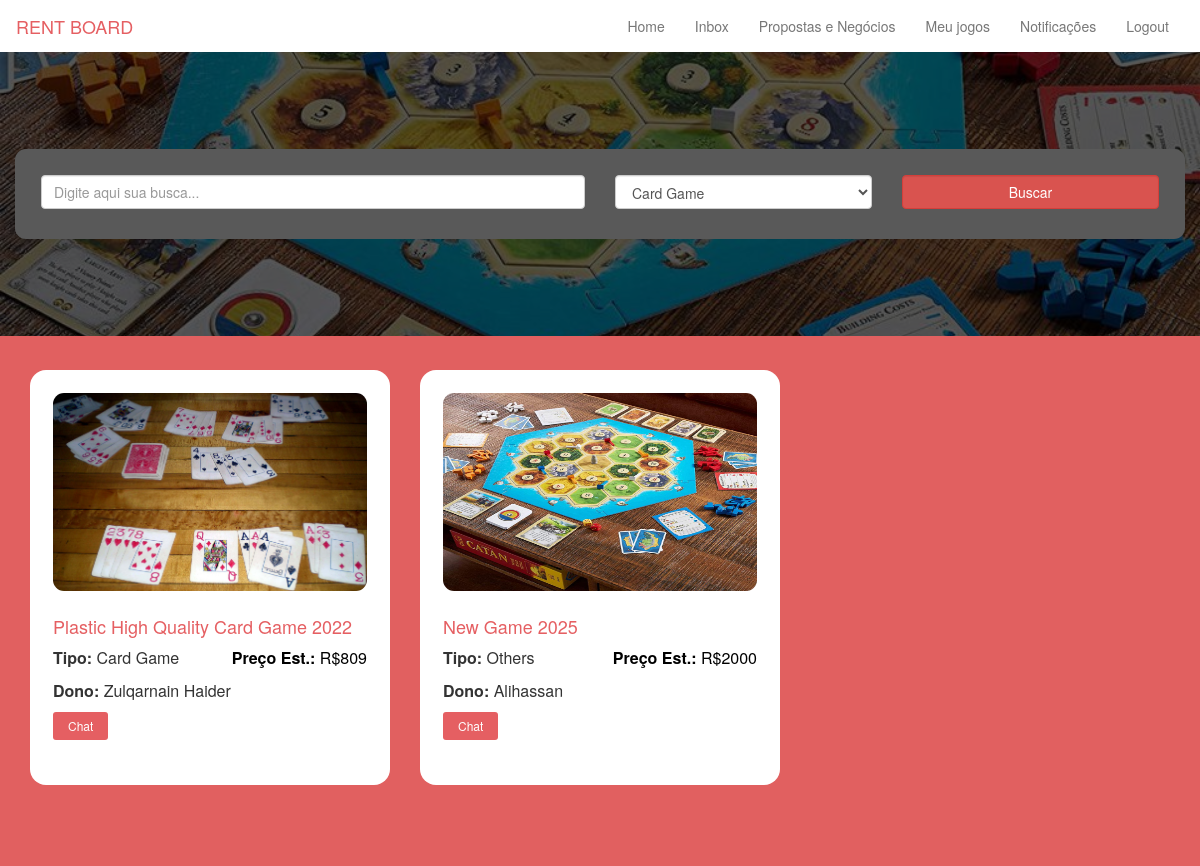
Screenshot of /index.php (signed in) with the database file from the repository.
### tables this page shows
CREATE TABLE `products` (
  `id` int(11) NOT NULL,
  `cat_id` int(11) NOT NULL,
  `pro_name` varchar(255) NOT NULL,
  `user_id` int(11) NOT NULL,
  `pro_price` varchar(255) NOT NULL,
  `pro_image` varchar(255) NOT NULL,
  `status` int(11) NOT NULL,
  `created_at` timestamp NOT NULL DEFAULT CURRENT_TIMESTAMP ON UPDATE CURRENT_TIMESTAMP
);

CREATE TABLE `categories` (
  `id` int(11) NOT NULL,
  `name` varchar(255) NOT NULL
);

### index.php (the view, shortened to what this page needs)
<?php
include('database_connection.php');
?>
<html>
    <head>
		<link rel="stylesheet" href="//code.jquery.com/ui/1.12.1/themes/base/jquery-ui.css">
        <link rel="stylesheet" href="https://maxcdn.bootstrapcdn.com/bootstrap/3.3.7/css/bootstrap.min.css">
        <link rel="stylesheet" href="https://cdn.rawgit.com/mervick/emojionearea/master/dist/emojionearea.min.css">
        <link rel="stylesheet" href="assets/style.css">
    </head>
    <body>
	<?php include("includes/header.php") ?>
	<section class="games_sec">
		<div class="container">
			<div class="row">
			<?php
				$query = "SELECT * FROM products WHERE status='0'";
				$statement = $connect->prepare($query);
				$statement->execute();
				$result = $statement->fetchAll();
				foreach($result as $row)
				{
					$category_id=$row['cat_id'];
					$user_id=$row['user_id'];
					$getCat=mySQLi_query($connDb,"SELECT * from categories where id='$category_id'");
					$getCatrow=mySQLi_fetch_array($getCat);
					$getUser=mySQLi_query($connDb,"SELECT * from login where user_id='$user_id'");
					$getUserrow=mySQLi_fetch_array($getUser);
					$curUserId = $_SESSION['user_id'];
					$curgetUser=mySQLi_query($connDb,"SELECT * from login where user_id='$curUserId'");
					$curgetUserrow=mySQLi_fetch_array($curgetUser);
					$statusUs = $curgetUserrow['status'];
					echo '
					<div class="col-md-4">
						<div class="game_box card">
							<div class="card-header">
								<div class="game_img">
									<img src="upload/'.$row['pro_image'].'" />
								</div>
							</div>
							<div class="card-body">
								<div class="details">
									<h4>'.$row['pro_name'].'</h4>
									<p><span class="type"><b>Tipo:</b> '.$getCatrow["name"].'</span>
									<span class="price"><b>Preço Est.:</b> R$'.$row['pro_price'].'</span></p>
									<p><b>Dono:</b> '.$getUserrow['username'].'</p>';
									if($user_id == $_SESSION['user_id']){
										echo '<span class="myGame">Esse jogo é meu</span>';
									}else{
										if($statusUs == '0'){
											echo '<button type="button" class="btn btn-info btn-xs start_chat" data-touserid="'.$user_id.'" data-tousername="'.$getUserrow['username'].'">Chat</button>';
										}else{
											echo"Você está bloqueado para falar com outros usuários";
										}
									}
								echo '</div>
							</div>
						</div>
					</div>
					';
				}
			?>
			</div>
		</div>
	</section>
	<br>
	<br>
        <div class="container">
			<div class="row">
				<div class="col-md-2 col-sm-3">
				</div>
			</div>
			<br />
			<br />
		</div>
    </body>
</html>

### assets/style.css (style rules this page uses)
body { background-color: #e16060; }
.game_box { background-color: #fff; padding: 23px; border-radius: 16px; overflow: hidden; height: 415px; }
.game_box span.price { color:#000; float:right; }
.game_box p { font-size: 16px; }
.game_box img { width: 100%; height: 198px !important; margin-bottom: 16px; border-radius: 11px; }
.game_box h4 { color: #e55f62; }
.start_chat { background-color: #e55f62; border: none; padding: 5px 15px; }

### rows the page displays
products: pro_image (picture), pro_name "Plastic High Quality Card Game 2022", categories.name "Card Game", pro_price "809", user.username "Zulqarnain Haider"
products: pro_image (picture), pro_name "New Game 2025", categories.name "Others", pro_price "2000", user.username "Alihassan"

### other values shown
form field gameType "Card Game"
